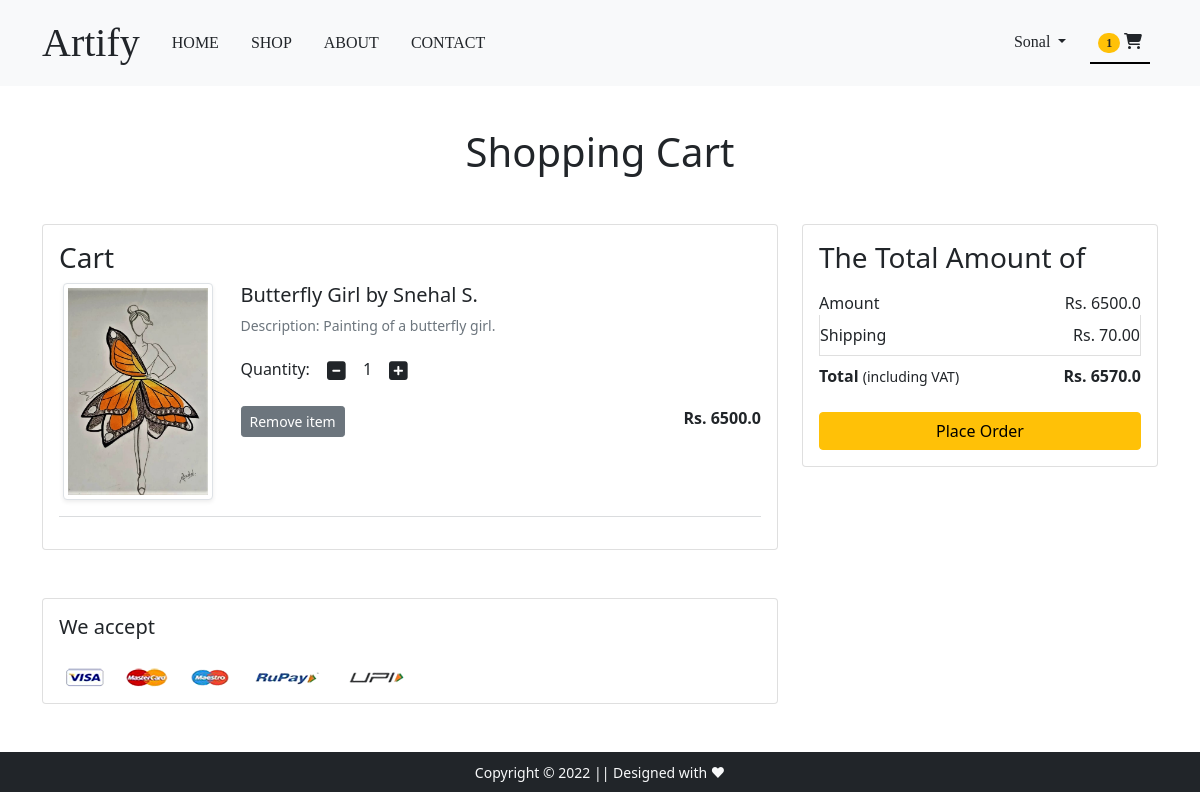
/show_cart/ (signed in), run on the app's committed database.
### app/models.py (models this page shows, shortened)
class Cart(models.Model):
    user = models.ForeignKey(User, on_delete=models.CASCADE)
    product = models.ForeignKey(Product, on_delete=models.CASCADE)
    quantity = models.PositiveIntegerField(default=1)

class Product(models.Model):
    title = models.CharField(max_length=100)
    selling_price = models.FloatField(max_length=50)
    discounted_price = models.FloatField(max_length=50)
    description = models.TextField()
    artist = models.CharField(max_length=100)
    category = models.CharField(choices=CATEGORY_CHOICES, max_length=50)
    product_img = models.ImageField(upload_to='media')

### app/views.py (the view)
# urls.py: path('show_cart/', views.show_cart, name='show_cart'),
@login_required
def show_cart(request):
    totalitems = 0
    cart_items = Cart.objects.filter(user=request.user)
    amount = 0.0
    shipping_price = 70
    total_amount = 0.0
    cart_product = [item for item in Cart.objects.all()
                    if item.user == request.user]
    if request.user.is_authenticated:
            totalitems = len(Cart.objects.filter(user=request.user))
    if cart_product:
        for product in cart_product:
            amount += (product.quantity * product.product.discounted_price)
        total_amount += amount+shipping_price
        return render(request, 'app/addtocart.html', {'cart_items': cart_items, 'amount': amount, 'total_amount': total_amount,
        'totalitems':totalitems})
    else:
        return render(request, 'app/emptycart.html',{'totalitems':totalitems})

### app/templates/app/addtocart.html (shortened to what this page needs)
{% extends 'app/base.html' %}
{% load static %}
{% block main-content %}
<div class="container my-5">
 <div class="row">
  <h1 class="text-center mb-5">Shopping Cart</h1>
  <div class="col-sm-8">
  <div class="card">
   <div class="card-body">
    <h3>Cart</h3>
    {% for item in cart_items %}
    <div class="row">
     <div class="col-sm-3 text-center align-self-center"><img src="{{ item.product.product_img.url }}" alt="" srcset="" class="img-fluid img-thumbnail shadow-sm" height="150" width="150"> </div>
     <div class="col-sm-9">
      <div>
       <h5>{{item.product.title}} by {{item.product.artist}}</h5>
       <p class="mb-2 text-muted small">Description: {{item.product.description}}</p>
       <div class="my-3">
        <label for="quantity">Quantity:</label>
        <a class="minus-cart btn" pid='{{item.product.id}}'><i class="fas fa-minus-square fa-lg"></i></a>
          <span id="quantity">{{item.quantity}}</span>
        <a class="plus-cart btn" pid='{{item.product.id}}'><i class="fas fa-plus-square fa-lg"></i></a>
       </div>
       <div class="d-flex justify-content-between">
        <a href="#" class="btn btn-sm btn-secondary mr-3 remove-cart" pid='{{item.product.id}}'>Remove item </a>
        <p class="mb-0"><span><strong>Rs. {{item.product.discounted_price}}</strong></span></p>
       </div>
      </div>
     </div>
    </div>
    <hr class="text-muted">
    {% endfor %}
   </div>
   </div>
  </div>
  <div class="col-sm-4">
   <div class="card">
    <div class="card-body">
      <h3>The Total Amount of</h3>
      <ul class="list-group">
       <li class="list-group-item d-flex justify-content-between align-items-center border-0 px-0 pb-0">Amount<span>Rs. <span id="amount">
         {{amount}}</span></span></li>
       <li class="list-group-item d-flex justify-content-between align-items-center px-0">Shipping<span>Rs. 70.00</span></li>
       <li class="list-group-item d-flex justify-content-between align-items-center border-0 px-0 mb-3">
        <div>
           <strong>Total</strong> <small>(including VAT)</small>
         </div>
         <span><strong>Rs. <strong id="total_amount">{{total_amount}}</strong></strong></span>
       </li>
      </ul>
      <div class="d-grid"><a href="{% url 'checkout' %}" class="btn btn-warning">Place Order</a></div>
    </div>
   </div>
  </div>
 </div>
</div>
<div class="container">
 <div class="row">
  <div class="col-sm-8">
   <div class="card">
    <div class="card-body">
      <h5 class="mb-4">We accept</h5>
      <img src="{% static 'app/images/payment.png' %}" alt="" class="img-fluid">
    </div>
  </div>
  </div>
 </div>
</div>
{% endblock main-content %}

### app/templates/app/base.html (shortened to what this page needs)
<!doctype html>
{% load static %}
<html lang="en">
  <head>
    <link href="https://cdn.jsdelivr.net/npm/bootstrap@5.0.0-beta1/dist/css/bootstrap.min.css" rel="stylesheet">
    <link rel="stylesheet" href="{% static 'app/css/owl.carousel.min.css' %}">
    <link rel="stylesheet" href="{% static 'app/css/all.min.css' %}">
    <link rel="stylesheet" href="{% static 'app/css/style.css' %}">
  </head>
  <body style='padding-top: 80px;'>
    <nav class="navbar navbar-expand-lg navbar-light bg-light fixed-top">
     <div class="container">
       <a class="navbar-brand text-dark" href="/">Artify</a>
       <div class="collapse navbar-collapse content-center" id="navbarSupportedContent">
         <ul class="navbar-nav me-auto mb-2 mb-lg-0">
          <li class="nav-item mx-2">
            <a href="/" class="nav-link text-dark">HOME</a>
           </li>
           <li class="nav-item mx-2">
            <a href="{% url 'shop'  %}" class="nav-link text-dark">SHOP</a>
           </li>
          <li class="nav-item mx-2">
            <a href="{% url 'about' %}" class="nav-link text-dark">ABOUT</a>
           </li>
           <li class="nav-item mx-2">
            <a href="{% url 'contact' %}" class="nav-link text-dark">CONTACT</a>
           </li>
         </ul>
         <div>
          <ul class="navbar-nav me-auto mb-2 mb-lg-0">
            {% if request.user.is_authenticated %}
           <li class="nav-item dropdown mx-2">
              <a class="nav-link dropdown-toggle text-dark" href="#" id="profileDropdown" role="button" data-bs-toggle="dropdown" aria-expanded="false">
                {{request.user.username|capfirst}}
              </a>
            </li>
            <li class="nav-item mx-2">
              <a href="{% url 'show_cart' %}" class="nav-link text-dark">
               <span class="badge rounded-pill bg-warning text-dark" id='totalitems'>{{totalitems}}</span>
               <i class="fa fa-shopping-cart" aria-hidden="true"></i> </a>
             </li>
            {% endif %}
          </ul>
         </div>
       </div>
     </div>
    </nav>
    {% block main-content %} {% endblock main-content %}
    <footer class="container-fluid bg-dark text-center p-2 mt-5 fixed">
        <small class="text-light">Copyright &copy; {% now 'Y'%} || Designed with ❤  </small>
    </footer>
  </body>
</html>

### app/static/app/css/style.css (style rules this page uses)
#navbarSupportedContent { font-family: -webkit-pictograph; font-size: 1rem; }
.navbar-light .navbar-nav .nav-link { font-weight: 400; color: black; }
.navbar-brand { font-family: fantasy; font-size: 2.5rem; }
.navbar-nav .nav-item .nav-link.active { border-bottom: 2px solid black; }

### data on the page
Cart: product.product_img (picture), product "Butterfly Girl", product.artist "Snehal S.", product.description "Painting of a butterfly girl.", quantity "1", product.discounted_price "6500.0"

### other printed values
{{ request.user.username|capfirst }} "Sonal"
{{ totalitems }} "1"
{{ amount }} "6500.0"
{{ total_amount }} "6570.0"
